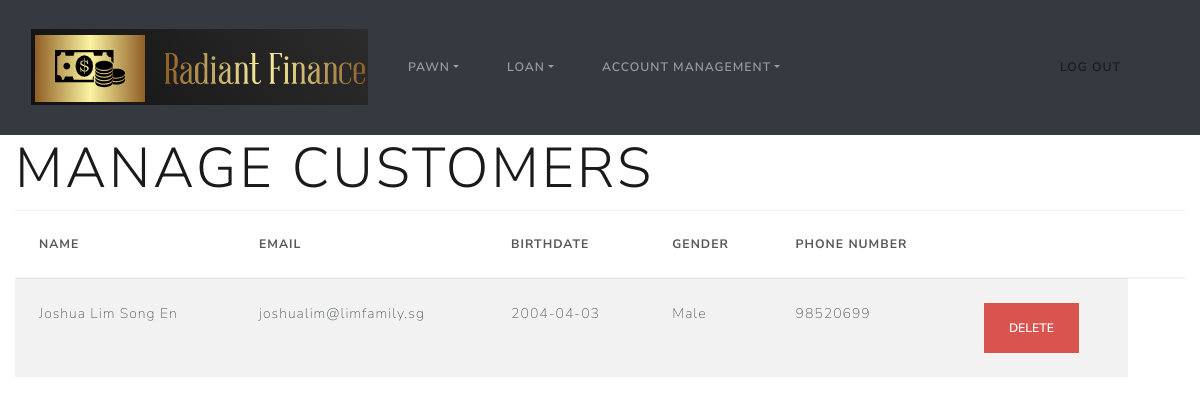
The page /manageCustomer (signed in) on the database as committed earlier.
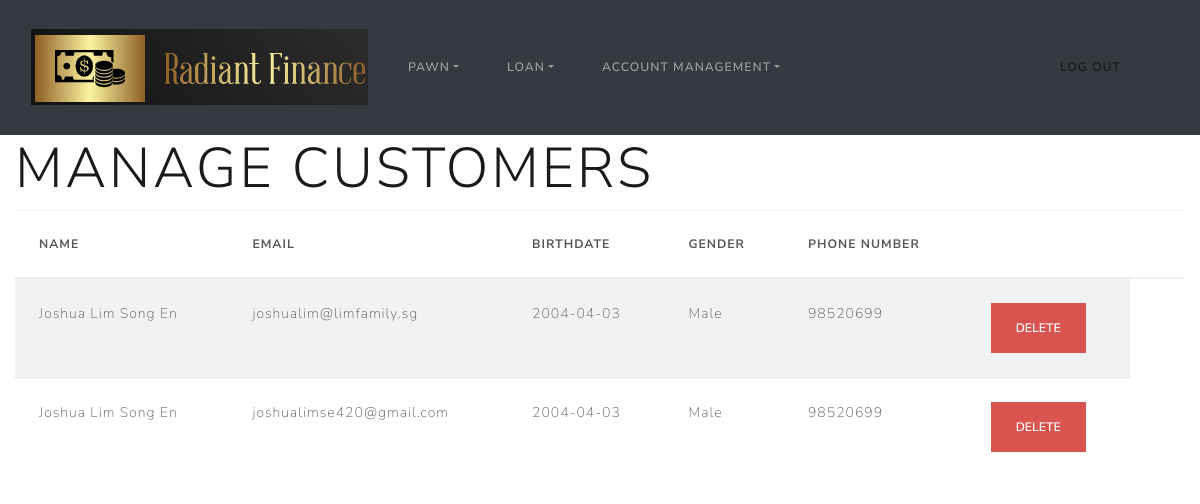
The same page on the database as committed later.
### __init__.py (models this page shows)
class User(db.Model, UserMixin):
    id = db.Column(db.Integer, primary_key=True)
    name = db.Column(db.String(20), nullable=False)
    gender = db.Column(db.String(1), nullable=False)
    phone = db.Column(db.String(8), nullable=False)
    birthdate = db.Column(db.Date, nullable=False)
    email = db.Column(db.String(30), nullable=False)
    password = db.Column(db.String(100), nullable=False)
    role = db.Column(db.Integer, nullable=False)
    passwordChange = db.Column(db.Date, nullable=False)
    passAttempt = (db.Column(db.Integer, nullable=False))
    TWOFAStatus = db.Column(db.String(30), nullable=False)
    FUI = db.Column(db.String(300), nullable=True)
    random_int = db.Column(db.Integer)

### __init__.py (the view)
@app.route('/manageCustomer', methods=['GET', 'POST'])
@login_required
def manage_customers():
    role = session['role']
    if role == 1:
        pass
    else:
        return redirect(url_for('main'))
    return render_template('manageCustomer.html', Users=User.query.all())

### __init__.py (called while the page is built)
@login_manager.user_loader
def load_user(user_id):
    return User.query.get(int(user_id))

### templates/manageCustomer.html (shortened to what this page needs)
{% extends "baseDashboard.html" %}
{% block content %}
<h1 class="display-4">Manage Customers</h1>
<div>
  <table class="table table-striped">
    <thead>
      <tr>
        <th>Name</th>
        <th>Email</th>
        <th>BirthDate</th>
        <th>gender</th>
        <th>Phone Number</th>
        <th></th>
        <th></th>
      </tr>
    </thead>
    <tbody>
      {% for User in Users %}
      {%if User.role==0%}
        <tr>
          <td>{{ User.name }}</td>
          <td>{{ User.email }}</td>
          <td>{{User.birthdate}}</td>
          {% if User.gender == "F" %}
            <td>Female</td>
          {% elif User.gender == "M" %}
            <td>Male</td>
          {% endif %}
          <td>{{User.phone}}</td>
        <td>
            <form action="{{url_for('delete_customer', id=User.id)}}" method="POST">
          <form type="button" class="btn btn-danger" data-bs-toggle="modal" data-bs-target="#myModal_{{User.id}}">
            <input type="submit" value="Delete" class="btn btn-danger">
          </form>
            </form>
          </td>
        </tr>
        {%endif%}
      {% endfor %}
    </tbody>
  </table>
</div>
{% endblock %}

### templates/baseDashboard.html (shortened to what this page needs)
<!DOCTYPE html>
<html lang="en">
<head>
    <link rel="stylesheet" href="https://cdn.jsdelivr.net/npm/bootswatch@4.5.2/dist/lux/bootstrap.min.css">
</head>
<body>
    {% block navbar %}
        {% include 'includes/_navbarDashBoard.html' %}
    {% endblock %}
    <div class="container-fluid">
        {% block content %}
        {% endblock %}
    </div>
</body>
</html>

### templates/includes/_navbarDashboard.html (shortened to what this page needs)
<nav class="navbar navbar-expand-sm bg-dark navbar-dark">
  <div class="container-fluid">
    <a class="navbar-brand" href="/dashboard"><img src="static/img/logo.png" alt=""></a>
    <div class="collapse navbar-collapse" id="collapsibleNavbar">
      <ul class="navbar-nav">
        <li class="nav-item dropdown">
              <a class="nav-link dropdown-toggle" href="#" role="button" data-bs-toggle="dropdown">Pawn</a>
        </li>
         <li class="nav-item dropdown">
              <a class="nav-link dropdown-toggle" href="#" role="button" data-bs-toggle="dropdown">Loan</a>
        </li>
          <li class="nav-item dropdown">
              <a class="nav-link dropdown-toggle" href="#" role="button" data-bs-toggle="dropdown">Account Management</a>
        </li>
      </ul>
        <ul class = "like">
        <div class = "Loke">
          <li class="nav-item">
          <a class="nav-link" href="/logout">Log Out</a>
          </li>
        </div>
        </ul>
    </div>
  </div>
</nav>

### templates/includes/_navbarDashboard.html (style rules this page uses)
.like { display: flex; flex-direction: column; margin-left: auto; margin-bottom: 0; list-style: none; }

Rows that differ between the two databases and show on the page:
added User: name "Joshua Lim Song En", email "joshualimse420@gmail.com", birthdate "2004-04-03", gender "Male", phone "98520699"
